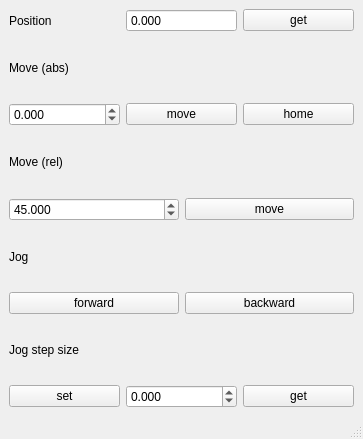
<?xml version="1.0" encoding="UTF-8"?>
<ui version="4.0">
 <class>MainWindow</class>
 <widget class="QMainWindow" name="MainWindow">
  <property name="geometry">
   <rect>
    <x>0</x>
    <y>0</y>
    <width>363</width>
    <height>439</height>
   </rect>
  </property>
  <property name="windowTitle">
   <string>MainWindow</string>
  </property>
  <widget class="QWidget" name="centralwidget">
   <layout class="QGridLayout" name="gridLayout">
    <item row="0" column="0">
     <layout class="QVBoxLayout" name="verticalLayout">
      <item>
       <layout class="QHBoxLayout" name="horizontalLayout">
        <item>
         <widget class="QLabel" name="label">
          <property name="text">
           <string>Position</string>
          </property>
         </widget>
        </item>
        <item>
         <widget class="QDoubleSpinBox" name="position_doubleSpinBox">
          <property name="enabled">
           <bool>true</bool>
          </property>
          <property name="readOnly">
           <bool>true</bool>
          </property>
          <property name="buttonSymbols">
           <enum>QAbstractSpinBox::NoButtons</enum>
          </property>
          <property name="decimals">
           <number>3</number>
          </property>
          <property name="minimum">
           <double>-9999.000000000000000</double>
          </property>
          <property name="maximum">
           <double>9999.000000000000000</double>
          </property>
         </widget>
        </item>
        <item>
         <widget class="QPushButton" name="get_position_pushButton">
          <property name="text">
           <string>get</string>
          </property>
         </widget>
        </item>
       </layout>
      </item>
      <item>
       <widget class="QLabel" name="label_2">
        <property name="text">
         <string>Move (abs)</string>
        </property>
       </widget>
      </item>
      <item>
       <layout class="QHBoxLayout" name="horizontalLayout_2">
        <item>
         <widget class="QDoubleSpinBox" name="move_abs_doubleSpinBox">
          <property name="decimals">
           <number>3</number>
          </property>
          <property name="minimum">
           <double>-9999.000000000000000</double>
          </property>
          <property name="maximum">
           <double>9999.000000000000000</double>
          </property>
         </widget>
        </item>
        <item>
         <widget class="QPushButton" name="move_abs_pushButton">
          <property name="text">
           <string>move</string>
          </property>
         </widget>
        </item>
        <item>
         <widget class="QPushButton" name="home_pushButton">
          <property name="text">
           <string>home</string>
          </property>
         </widget>
        </item>
       </layout>
      </item>
      <item>
       <widget class="QLabel" name="label_3">
        <property name="text">
         <string>Move (rel)</string>
        </property>
       </widget>
      </item>
      <item>
       <layout class="QHBoxLayout" name="horizontalLayout_3">
        <item>
         <widget class="QDoubleSpinBox" name="move_rel_doubleSpinBox">
          <property name="decimals">
           <number>3</number>
          </property>
          <property name="minimum">
           <double>-9999.000000000000000</double>
          </property>
          <property name="maximum">
           <double>9999.000000000000000</double>
          </property>
          <property name="value">
           <double>45.000000000000000</double>
          </property>
         </widget>
        </item>
        <item>
         <widget class="QPushButton" name="move_rel_pushButton">
          <property name="text">
           <string>move</string>
          </property>
         </widget>
        </item>
       </layout>
      </item>
      <item>
       <widget class="QLabel" name="label_4">
        <property name="text">
         <string>Jog</string>
        </property>
       </widget>
      </item>
      <item>
       <layout class="QHBoxLayout" name="horizontalLayout_4">
        <item>
         <widget class="QPushButton" name="jog_forward_pushButton">
          <property name="text">
           <string>forward</string>
          </property>
         </widget>
        </item>
        <item>
         <widget class="QPushButton" name="jog_backwards_pushButton">
          <property name="text">
           <string>backward</string>
          </property>
         </widget>
        </item>
       </layout>
      </item>
      <item>
       <widget class="QLabel" name="label_5">
        <property name="text">
         <string>Jog step size</string>
        </property>
       </widget>
      </item>
      <item>
       <layout class="QHBoxLayout" name="horizontalLayout_5">
        <item>
         <widget class="QPushButton" name="set_jog_step_size_pushButton">
          <property name="text">
           <string>set</string>
          </property>
         </widget>
        </item>
        <item>
         <widget class="QDoubleSpinBox" name="jog_step_size_doubleSpinBox">
          <property name="decimals">
           <number>3</number>
          </property>
          <property name="minimum">
           <double>-9999.000000000000000</double>
          </property>
          <property name="maximum">
           <double>9999.000000000000000</double>
          </property>
         </widget>
        </item>
        <item>
         <widget class="QPushButton" name="get_jog_step_size_pushButton">
          <property name="text">
           <string>get</string>
          </property>
         </widget>
        </item>
       </layout>
      </item>
     </layout>
    </item>
   </layout>
  </widget>
  <widget class="QMenuBar" name="menubar">
   <property name="geometry">
    <rect>
     <x>0</x>
     <y>0</y>
     <width>363</width>
     <height>21</height>
    </rect>
   </property>
  </widget>
  <widget class="QStatusBar" name="statusbar"/>
 </widget>
 <resources/>
 <connections/>
</ui>
